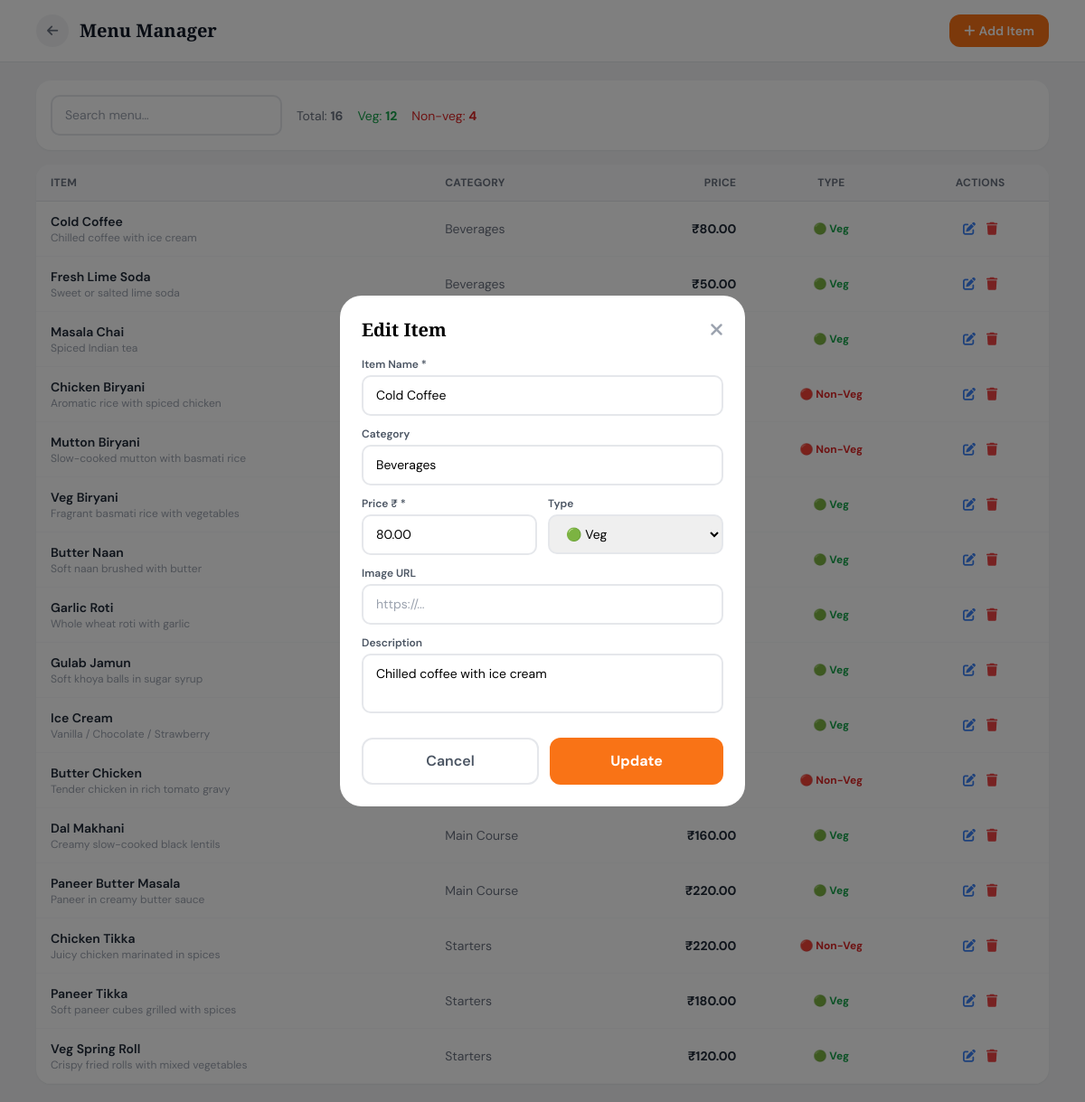
Screenshot of /admin/menu.php?edit=15 (signed in) with the database file from the repository.
### tables this page shows
CREATE TABLE IF NOT EXISTS `menu_master` (
  `MenuId` int(11) NOT NULL AUTO_INCREMENT,
  `MenuSubCategoryName` varchar(100) DEFAULT NULL,
  `MenuName` varchar(150) NOT NULL,
  `MenuImageUrl` varchar(500) DEFAULT NULL,
  `Description` text DEFAULT NULL,
  `Rate` decimal(10,2) NOT NULL DEFAULT 0,
  `MenuTypeId` tinyint(1) DEFAULT 1 COMMENT '1=Veg 2=NonVeg',
  `Discount` decimal(5,2) DEFAULT 0,
  `is_available` tinyint(1) DEFAULT 1,
  PRIMARY KEY (`MenuId`)
);

### admin/menu.php (the view, shortened to what this page needs)
<?php
require_once '../connection.php';
$items   = $pdo->query("SELECT * FROM menu_master ORDER BY MenuSubCategoryName, MenuName")->fetchAll();
$edit = null;
if (isset($_GET['edit'])) {
    $s = $pdo->prepare("SELECT * FROM menu_master WHERE MenuId=?");
    $s->execute([(int)$_GET['edit']]);
    $edit = $s->fetch();
}
?>
<!DOCTYPE html>
<html lang="en">
<head>
<script src="https://cdn.tailwindcss.com"></script>
<link rel="stylesheet" href="https://cdnjs.cloudflare.com/ajax/libs/font-awesome/6.5.0/css/all.min.css"/>
</head>
<body class="bg-gray-100 min-h-screen">
<div class="bg-white border-b border-gray-200 sticky top-0 z-40">
  <div class="flex items-center justify-between px-4 py-4 max-w-6xl mx-auto">
    <div class="flex items-center gap-3">
      <a href="dashboard.php" class="w-9 h-9 bg-gray-100 rounded-full flex items-center justify-center text-gray-500">
        <i class="fas fa-arrow-left text-sm"></i>
      </a>
      <h1 class="font-display text-xl font-bold text-gray-900">Menu Manager</h1>
    </div>
    <button onclick="document.getElementById('addModal').classList.remove('hidden')"
            class="bg-orange-500 text-white px-4 py-2 rounded-xl font-semibold text-sm">
      <i class="fas fa-plus mr-1"></i>Add Item
    </button>
  </div>
</div>
<div class="max-w-6xl mx-auto px-4 py-5">
  <div class="bg-white rounded-2xl shadow-sm p-4 mb-4 flex flex-wrap items-center gap-4">
    <input type="text" id="search" placeholder="Search menu…"
           class="field w-full sm:w-64" oninput="filterMenu(this.value)"/>
    <div class="flex gap-4 text-sm">
      <span class="text-gray-500">Total: <strong><?= count($items) ?></strong></span>
      <span class="text-green-600">Veg: <strong><?= count(array_filter($items, fn($i)=>$i['MenuTypeId']<=1)) ?></strong></span>
      <span class="text-red-600">Non-veg: <strong><?= count(array_filter($items, fn($i)=>$i['MenuTypeId']==2)) ?></strong></span>
    </div>
  </div>
  <div class="bg-white rounded-2xl shadow-sm overflow-hidden">
    <div class="overflow-x-auto">
      <table class="w-full text-sm">
        <thead class="bg-gray-50 border-b text-gray-500 font-semibold text-xs uppercase tracking-wide">
          <tr>
            <th class="px-4 py-3 text-left">Item</th>
            <th class="px-4 py-3 text-left hidden md:table-cell">Category</th>
            <th class="px-4 py-3 text-right">Price</th>
            <th class="px-4 py-3 text-center">Type</th>
            <th class="px-4 py-3 text-center">Actions</th>
          </tr>
        </thead>
        <tbody id="menuTbl">
        <?php foreach ($items as $item): $isVeg = $item['MenuTypeId'] <= 1; ?>
        <tr class="border-b border-gray-50 hover:bg-gray-50 menu-row" data-nm="<?= strtolower(htmlspecialchars($item['MenuName'])) ?>">
          <td class="px-4 py-3">
            <div class="flex items-center gap-3">
              <div>
                <p class="font-semibold text-gray-800"><?= htmlspecialchars($item['MenuName']) ?></p>
                <p class="text-xs text-gray-400 truncate max-w-xs"><?= htmlspecialchars($item['Description'] ?? '') ?></p>
              </div>
            </div>
          </td>
          <td class="px-4 py-3 text-gray-500 hidden md:table-cell"><?= htmlspecialchars($item['MenuSubCategoryName']) ?></td>
          <td class="px-4 py-3 text-right font-bold text-gray-800">₹<?= number_format($item['Rate'],2) ?></td>
          <td class="px-4 py-3 text-center text-xs font-bold <?= $isVeg?'text-green-600':'text-red-600' ?>">
            <?= $isVeg ? '🟢 Veg' : '🔴 Non-Veg' ?>
          </td>
          <td class="px-4 py-3 text-center">
            <div class="flex justify-center gap-3">
              <a href="?edit=<?= $item['MenuId'] ?>" class="text-blue-500 hover:text-blue-700"><i class="fas fa-edit"></i></a>
              <form method="POST" class="inline" onsubmit="return confirm('Delete?')">
                <button type="submit" class="text-red-500 hover:text-red-700"><i class="fas fa-trash"></i></button>
              </form>
            </div>
          </td>
        </tr>
        <?php endforeach; ?>
        </tbody>
      </table>
    </div>
  </div>
</div>
<div id="addModal" class="<?= $edit ? '' : 'hidden' ?> fixed inset-0 bg-black/50 z-50 flex items-end md:items-center justify-center p-4">
  <div class="bg-white rounded-3xl w-full max-w-md p-6 overflow-y-auto max-h-[90vh]">
    <div class="flex justify-between items-center mb-4">
      <h2 class="font-display text-xl font-bold"><?= $edit ? 'Edit' : 'Add' ?> Item</h2>
      <button onclick="closeModal()" class="text-gray-400 hover:text-gray-600 text-xl"><i class="fas fa-times"></i></button>
    </div>
    <form method="POST">
      <div class="space-y-3">
        <div>
          <label class="text-xs font-semibold text-gray-600 block mb-1">Item Name *</label>
          <input type="text" name="name" required class="field" value="<?= htmlspecialchars($edit['MenuName'] ?? '') ?>" placeholder="e.g. Butter Chicken"/>
        </div>
        <div>
          <label class="text-xs font-semibold text-gray-600 block mb-1">Category</label>
          <input type="text" name="sub_cat" class="field" list="cats" value="<?= htmlspecialchars($edit['MenuSubCategoryName'] ?? '') ?>" placeholder="e.g. Main Course"/>
        </div>
        <div class="grid grid-cols-2 gap-3">
          <div>
            <label class="text-xs font-semibold text-gray-600 block mb-1">Price ₹ *</label>
            <input type="number" name="rate" step="0.01" required class="field" value="<?= $edit['Rate'] ?? '' ?>" placeholder="250"/>
          </div>
          <div>
            <label class="text-xs font-semibold text-gray-600 block mb-1">Type</label>
            <select name="type_id" class="field">
              <option value="1" <?= ($edit['MenuTypeId']??1)==1?'selected':'' ?>>🟢 Veg</option>
            </select>
          </div>
        </div>
        <div>
          <label class="text-xs font-semibold text-gray-600 block mb-1">Image URL</label>
          <input type="url" name="image_url" class="field" value="<?= htmlspecialchars($edit['MenuImageUrl'] ?? '') ?>" placeholder="https://..."/>
        </div>
        <div>
          <label class="text-xs font-semibold text-gray-600 block mb-1">Description</label>
          <textarea name="description" rows="2" class="field resize-none" placeholder="Short description"><?= htmlspecialchars($edit['Description'] ?? '') ?></textarea>
        </div>
      </div>
      <div class="flex gap-3 mt-5">
        <button type="button" onclick="closeModal()" class="flex-1 py-3 rounded-xl border-2 border-gray-200 font-semibold text-gray-600">Cancel</button>
        <button type="submit" class="flex-1 py-3 rounded-xl bg-orange-500 text-white font-bold"><?= $edit ? 'Update' : 'Add Item' ?></button>
      </div>
    </form>
  </div>
</div>
</body>
</html>

### admin/menu.php (style rules this page uses)
* { font-family:'DM Sans',sans-serif; }
.font-display { font-family:'Playfair Display',serif; }
.field { width:100%; border:2px solid #e5e7eb; border-radius:10px; padding:10px 14px; font-size:14px; outline:none; transition:.2s; }

### rows the page displays
menu_master: MenuName "Cold Coffee", Description "Chilled coffee with ice cream", MenuSubCategoryName "Beverages", Rate "80.00", shows "🟢 Veg", name "Cold Coffee", sub_cat "Beverages", rate "80.00", type_id "🟢 Veg", description "Chilled coffee with ice cream"
menu_master: MenuName "Fresh Lime Soda", Description "Sweet or salted lime soda", MenuSubCategoryName "Beverages", Rate "50.00", MenuTypeId "🟢 Veg"
menu_master: MenuName "Masala Chai", Description "Spiced Indian tea", MenuTypeId "🟢 Veg"
menu_master: MenuName "Chicken Biryani", Description "Aromatic rice with spiced chicken", MenuTypeId "🔴 Non-Veg"
menu_master: MenuName "Mutton Biryani", Description "Slow-cooked mutton with basmati rice", MenuTypeId "🔴 Non-Veg"
menu_master: MenuName "Veg Biryani", Description "Fragrant basmati rice with vegetables", MenuTypeId "🟢 Veg"
menu_master: MenuName "Butter Naan", Description "Soft naan brushed with butter", MenuTypeId "🟢 Veg"
menu_master: MenuName "Garlic Roti", Description "Whole wheat roti with garlic", MenuTypeId "🟢 Veg"
menu_master: MenuName "Gulab Jamun", Description "Soft khoya balls in sugar syrup", MenuTypeId "🟢 Veg"
menu_master: MenuName "Ice Cream", Description "Vanilla / Chocolate / Strawberry", MenuTypeId "🟢 Veg"
menu_master: MenuName "Butter Chicken", Description "Tender chicken in rich tomato gravy", MenuTypeId "🔴 Non-Veg"
menu_master: MenuName "Dal Makhani", Description "Creamy slow-cooked black lentils", MenuSubCategoryName "Main Course", Rate "160.00", MenuTypeId "🟢 Veg"
menu_master: MenuName "Paneer Butter Masala", Description "Paneer in creamy butter sauce", MenuSubCategoryName "Main Course", Rate "220.00", MenuTypeId "🟢 Veg"
menu_master: MenuName "Chicken Tikka", Description "Juicy chicken marinated in spices", MenuSubCategoryName "Starters", Rate "220.00", MenuTypeId "🔴 Non-Veg"
menu_master: MenuName "Paneer Tikka", Description "Soft paneer cubes grilled with spices", MenuSubCategoryName "Starters", Rate "180.00", MenuTypeId "🟢 Veg"
menu_master: MenuName "Veg Spring Roll", Description "Crispy fried rolls with mixed vegetables", MenuSubCategoryName "Starters", Rate "120.00", MenuTypeId "🟢 Veg"

### other values shown
count($items) "16"
count(array_filter($items, fn($i)=>$i['MenuTypeId']<=1)) "12"
count(array_filter($items, fn($i)=>$i['MenuTypeId']==2)) "4"
